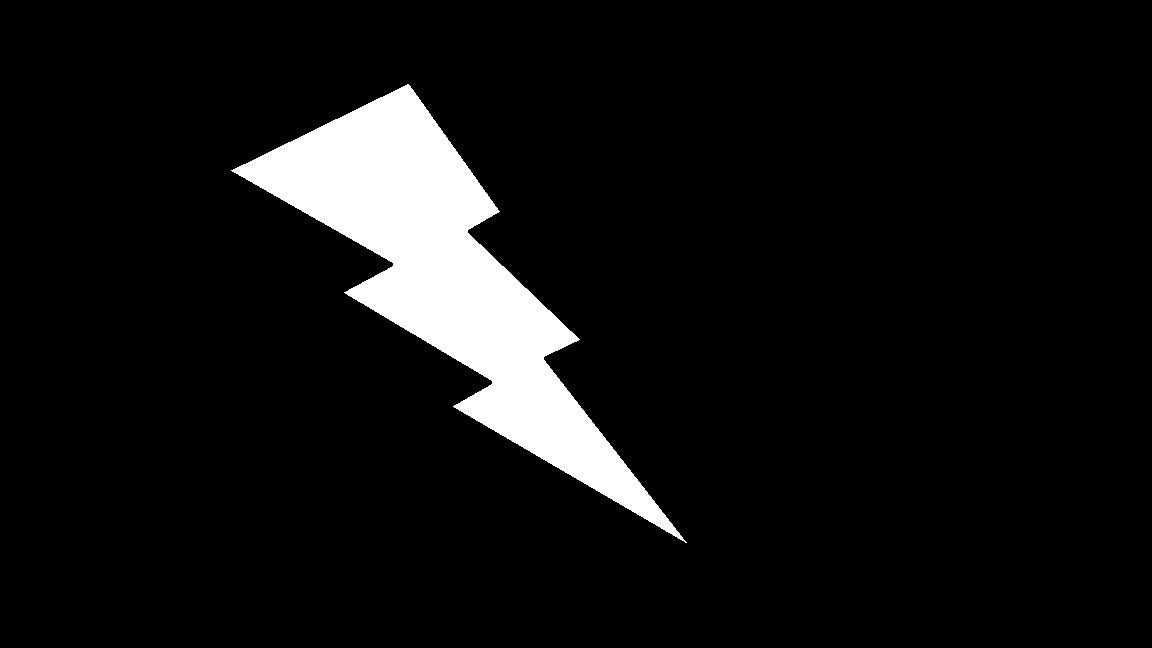
#> input picture test/test4.png, 1152 x 648 px
$ python find_arc3.py
#> lines starting #> are read from the running program, lines starting #| are printed output that depends on the picture; after the words box and inside, x2 and y2 are one past the last pixel; in counts of white or black regions, pixels touching at a corner belong together; long printed decimals are rounded
import time

import cv2
import matplotlib.pyplot as plt
import numpy as np
import math


#   欧式距离求相关的距离

def find_circle(path):
#> called with path = '../test/test4.png'
    mask = cv2.imread(path)
#> mask is the input picture: shape (648, 1152, 3); 7.2% white; 1 white region, box (x1, y1, x2, y2) and area: (231, 84, 687, 543) 54071
    mask_gray = cv2.cvtColor(mask, cv2.COLOR_BGR2GRAY)
    mask_gray[mask_gray < 50] = 0
    mask_gray[mask_gray >= 50] = 255
    # 进行反色处理
    mask_gray = 255 - mask_gray
#> mask_gray: shape (648, 1152); 92.8% white; 1 black region
    # 识别轮廓
    # CV_CHAIN_APPROX_NONE是把轮廓上所有的点都保存下来，但其实我们并不需要，我们只用保存拐点的即可
    contours, _ = cv2.findContours(mask_gray, cv2.RETR_TREE, cv2.CHAIN_APPROX_SIMPLE)
#> contours = 2 contours; box (x1, y1, x2, y2) and area: (0, 0, 1152, 648) 744697, (230, 83, 688, 544) 54725
    result = cv2.cvtColor(mask_gray, cv2.COLOR_GRAY2BGR)
    cv2.drawContours(mask, contours, -1, (0, 255, 255), 1)
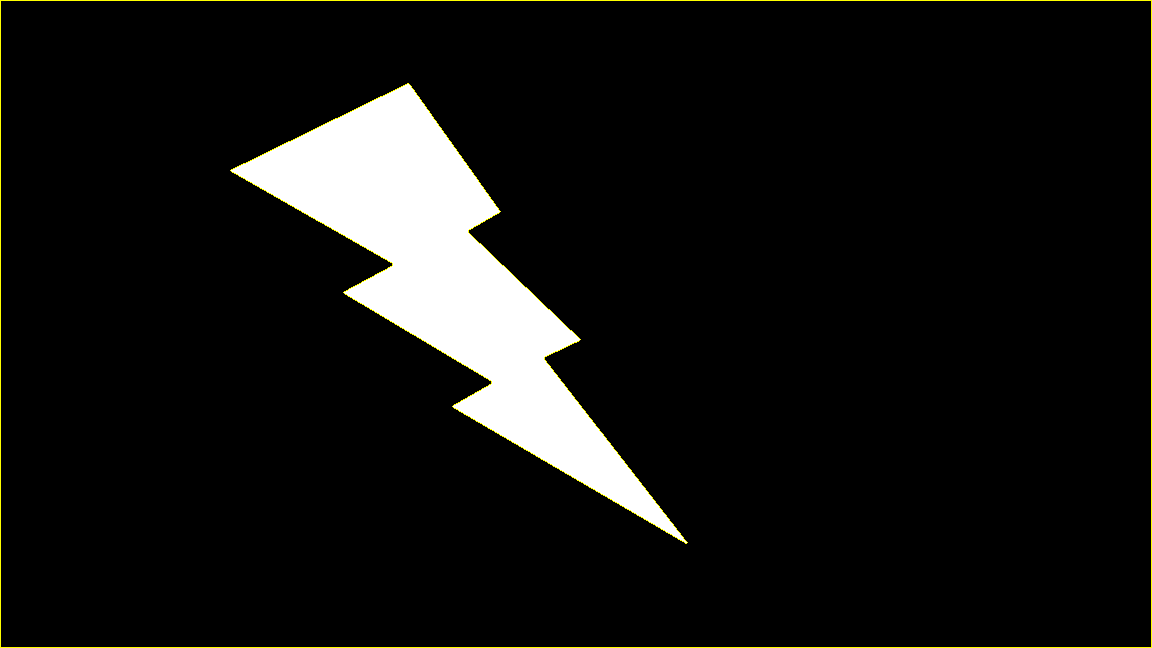
#> mask: shape (648, 1152, 3); 0.66% of pixels changed, all inside (x1, y1, x2, y2) = (0, 0, 1152, 648)

    # 转换成数组
    np.empty(mask_gray.shape, dtype=np.float32)
    plt.imshow(mask)
    plt.show()

    for contour in contours:
        # 计算到轮廓的距离
        length = len(contour)
        i = 0
        arc = 0
        while i < length:
            arc += math.sqrt(math.pow(contour[i % length][0][0] - contour[(i + 1) % length][0][0], 2)
                             + math.pow(contour[i % length][0][1] - contour[(i + 1) % length][0][1], 2))
            i += 1
        print("周长是", arc)
        print("半径是", arc / (2 * math.pi))
#> this loop made 2 passes
#> (contour, length) on pass 1: ([[0, 0], [0, 647], [1151, 647], [1151, 0]], 4)
#> length on pass 2: 934
#| 周长是 3596.0
#| 半径是 572.321
#| 周长是 1656.283
#| 半径是 263.606


if __name__ == '__main__':
    start = time.perf_counter()
    find_circle('../test/test4.png')
    end = time.perf_counter()
    print("运行耗时", end - start)

$ run again, with test/test1.png copied over test/test4.png
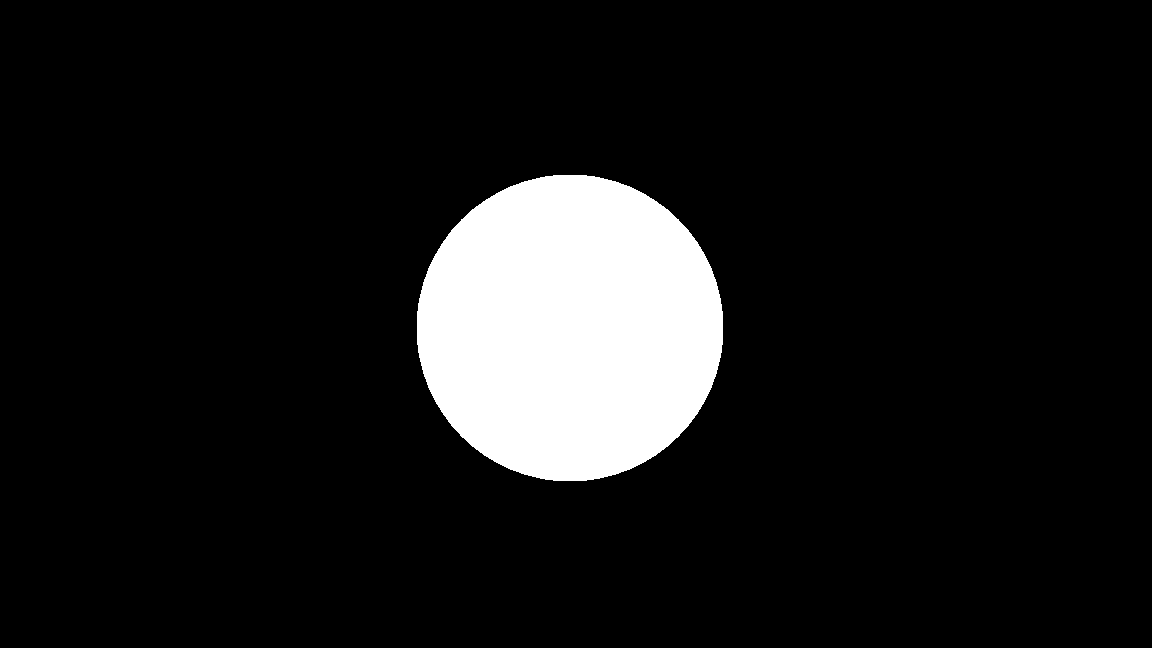
#> input picture test/test1.png, 1152 x 648 px
#> in find_circle, mask is the input picture: shape (648, 1152, 3); 9.9% white; 1 white region, box (x1, y1, x2, y2) and area: (417, 175, 723, 481) 73928
#> contours = 2 contours; box (x1, y1, x2, y2) and area: (0, 0, 1152, 648) 744697, (416, 174, 724, 482) 74363
#> in find_circle, `cv2.drawContours(mask, contours, -1, (0, 255, 255), 1)`:
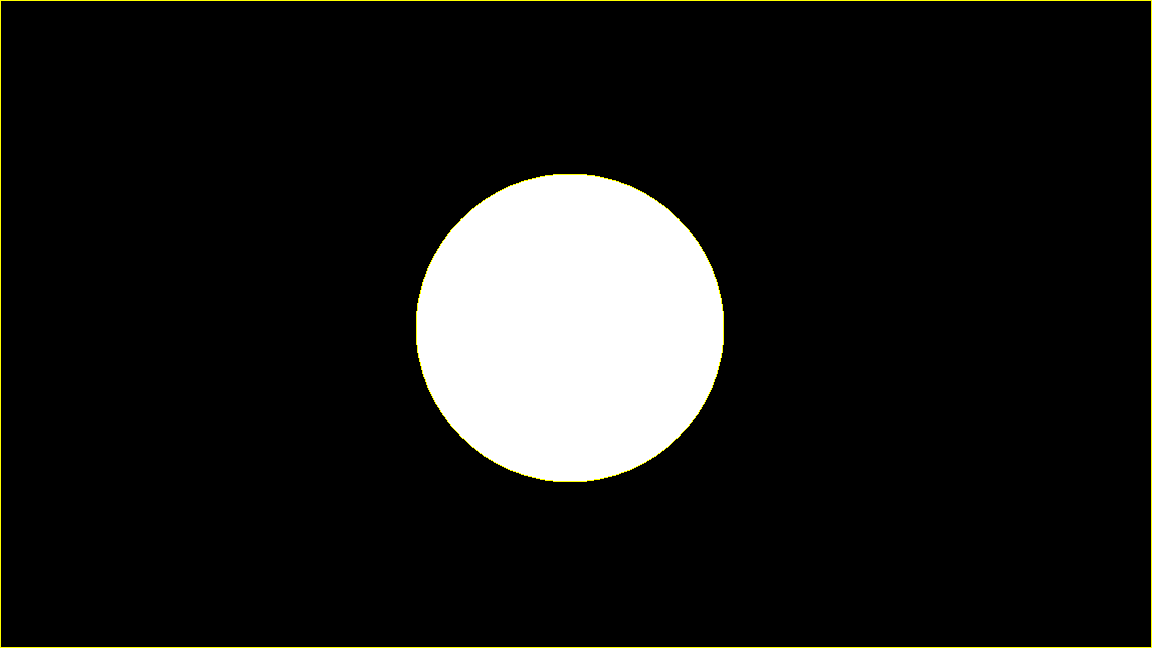
#> mask: shape (648, 1152, 3); 0.6% of pixels changed, all inside (x1, y1, x2, y2) = (0, 0, 1152, 648)
#> the loop in find_circle, `for contour in contours:` made 2 passes
#> (contour, length) on pass 1: ([[0, 0], [0, 647], [1151, 647], [1151, 0]], 4)
#> (printed output is left out)

$ run again, with test/test2.png copied over test/test4.png
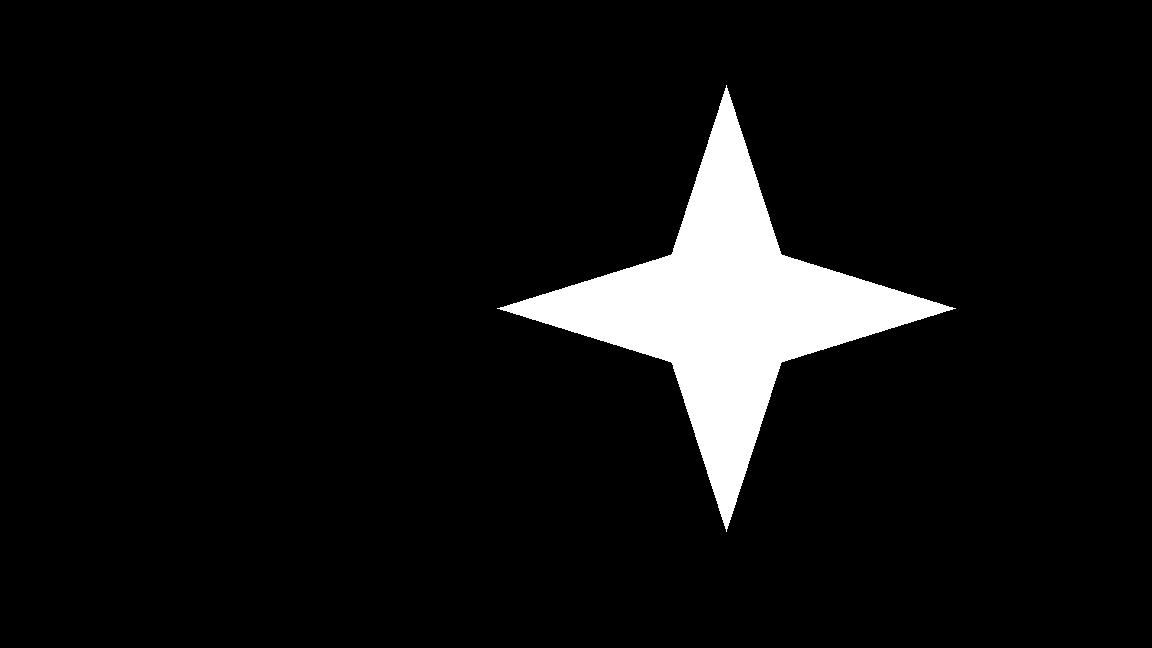
#> input picture test/test2.png, 1152 x 648 px
#> in find_circle, mask is the input picture: shape (648, 1152, 3); 6.6% white; 1 white region, box (x1, y1, x2, y2) and area: (497, 85, 956, 532) 49401
#> contours = 2 contours; box (x1, y1, x2, y2) and area: (0, 0, 1152, 648) 744697, (496, 84, 957, 533) 50088
#> in find_circle, `cv2.drawContours(mask, contours, -1, (0, 255, 255), 1)`:
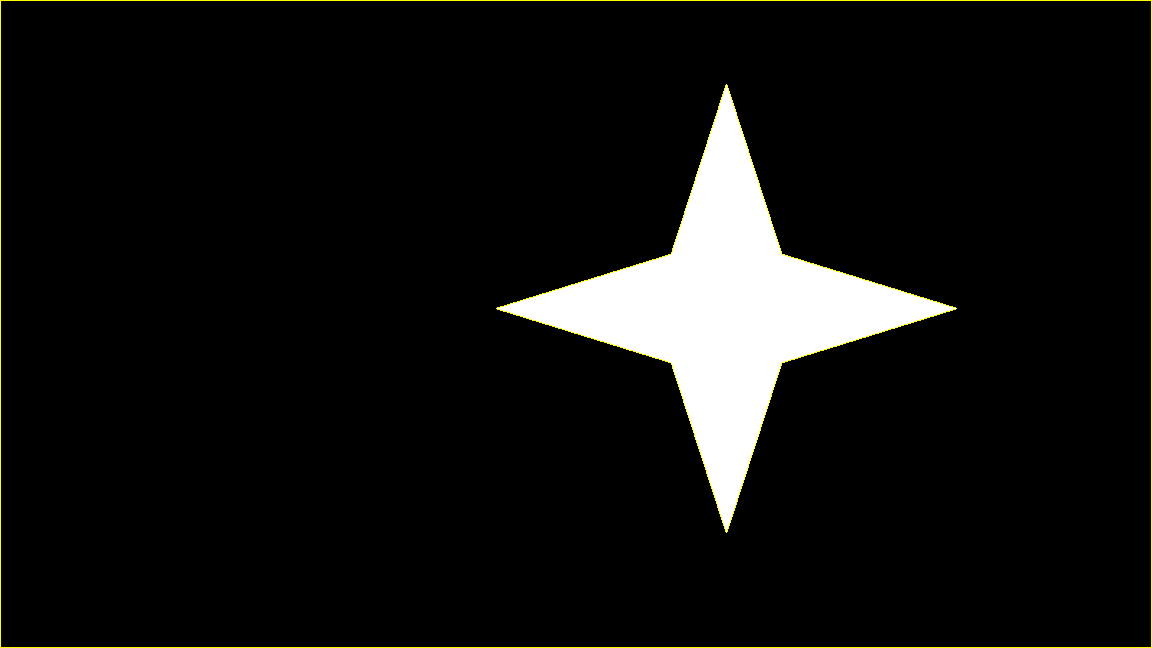
#> mask: shape (648, 1152, 3); 0.67% of pixels changed, all inside (x1, y1, x2, y2) = (0, 0, 1152, 648)
#> the loop in find_circle, `for contour in contours:` made 2 passes
#> (contour, length) on pass 1: ([[0, 0], [0, 647], [1151, 647], [1151, 0]], 4)
#> (printed output is left out)

$ run again, with test/test3.png copied over test/test4.png
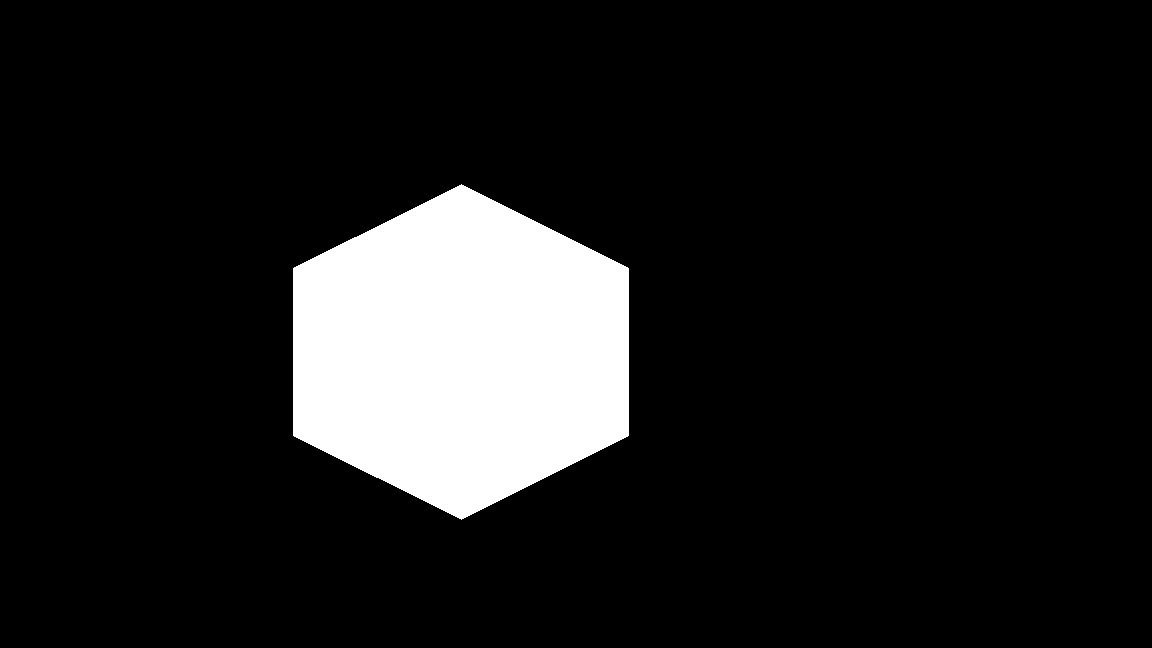
#> input picture test/test3.png, 1152 x 648 px
#> in find_circle, mask is the input picture: shape (648, 1152, 3); 11.3% white; 1 white region, box (x1, y1, x2, y2) and area: (293, 184, 629, 520) 84577
#> contours = 2 contours; box (x1, y1, x2, y2) and area: (0, 0, 1152, 648) 744697, (292, 183, 630, 521) 85080
#> in find_circle, `cv2.drawContours(mask, contours, -1, (0, 255, 255), 1)`:
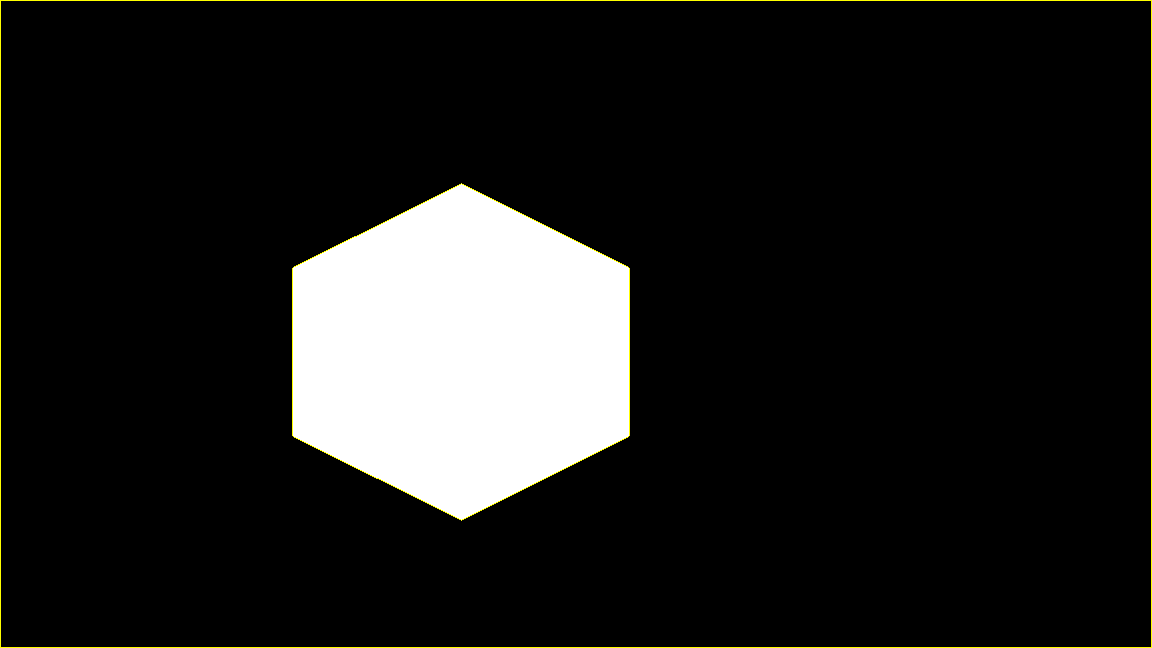
#> mask: shape (648, 1152, 3); 0.62% of pixels changed, all inside (x1, y1, x2, y2) = (0, 0, 1152, 648)
#> the loop in find_circle, `for contour in contours:` made 2 passes
#> (contour, length) on pass 1: ([[0, 0], [0, 647], [1151, 647], [1151, 0]], 4)
#> (printed output is left out)
